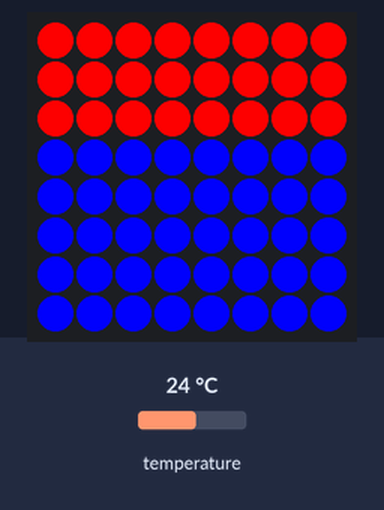
Bench run of a program on a simulated Raspberry Pi (BCM pin numbers) with a Sense HAT. Shown: the Sense HAT's 8×8 RGB LED matrix. The test bench sets the inputs (shaded band); at power-on: temperature 24 °C. What the program prints to the terminal is not drawn.

Above: at 1.2 s.
1.3 s: temperature set to 12 °C
At 1.6 s:
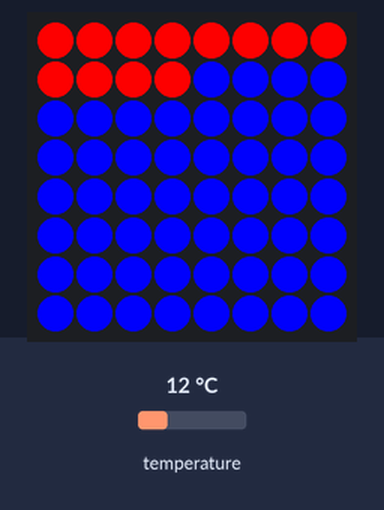
2.8 s: temperature set to 19 °C
At 3.9 s:
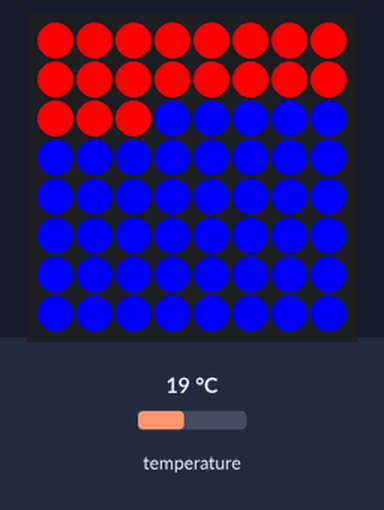
4.3 s: temperature set to 28 °C
At 5.0 s:
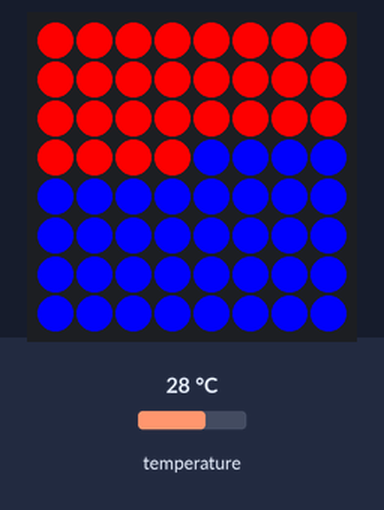
Timing chart, 0 to 7.0 s (numbered marks = the images above; inputs shaded):
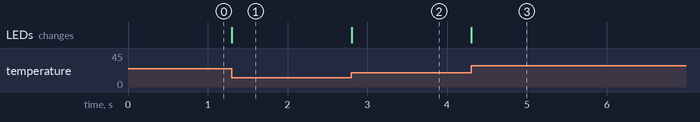

Measured:
- after the input at 1.3 s, the LEDs: change at once (image 1)
- after the input at 2.8 s, the LEDs: change at once (image 2)
- after the input at 4.3 s, the LEDs: change at once (image 3)

The program:

sense_hat_temp.py
```python
from sense_hat import SenseHat

sense = SenseHat()

red = (255, 0, 0)
blue = (0, 0, 255)

while True:
	temp = sense.temp
	print(temp)

	pixels = [red if i < temp else blue for i in range(64)]

	sense.set_pixels(pixels)
```
